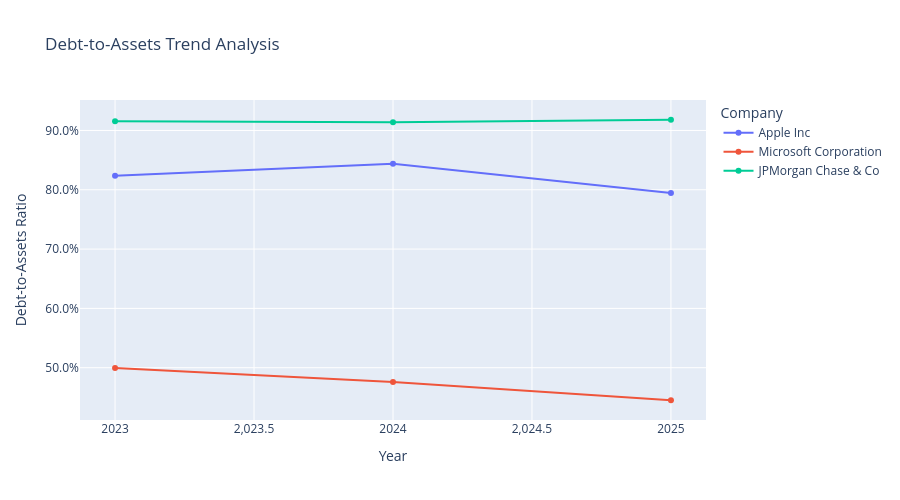

The notebook cell saved with this chart:
### Code cell
# ============================================================================
# VISUALIZATION 3: Debt-to-Assets Trend
# ============================================================================

# Create line chart
fig = px.line(
    df_sorted,
    x='year',
    y='debt_to_assets',
    color='company',
    markers=True,
    title='Debt-to-Assets Trend Analysis',
    labels={'debt_to_assets': 'Debt-to-Assets', 'year': 'Year', 'company': 'Company'}
)

fig.update_layout(
    yaxis_tickformat='.1%',
    yaxis_title='Debt-to-Assets Ratio',
    xaxis_title='Year',
    height=500
)

fig.show()

### Figure 1 — Plotly figure (JSON) as saved in the notebook; plotly's stock layout.template omitted (floating-point values rounded to 4 significant figures)
{"data": [{"hovertemplate": "Company=Apple Inc<br>Year=%{x}<br>Debt-to-Assets=%{y}<extra></extra>", "legendgroup": "Apple Inc", "line": {"color": "#636efa", "dash": "solid"}, "marker": {"symbol": "circle"}, "mode": "lines+markers", "name": "Apple Inc", "orientation": "v", "showlegend": true, "type": "scatter", "x": [2023, 2024, 2025], "xaxis": "x", "y": [0.8237, 0.844, 0.7948], "yaxis": "y"}, {"hovertemplate": "Company=Microsoft Corporation<br>Year=%{x}<br>Debt-to-Assets=%{y}<extra></extra>", "legendgroup": "Microsoft Corporation", "line": {"color": "#EF553B", "dash": "solid"}, "marker": {"symbol": "circle"}, "mode": "lines+markers", "name": "Microsoft Corporation", "orientation": "v", "showlegend": true, "type": "scatter", "x": [2023, 2024, 2025], "xaxis": "x", "y": [0.4994, 0.4758, 0.4451], "yaxis": "y"}, {"hovertemplate": "Company=JPMorgan Chase & Co<br>Year=%{x}<br>Debt-to-Assets=%{y}<extra></extra>", "legendgroup": "JPMorgan Chase & Co", "line": {"color": "#00cc96", "dash": "solid"}, "marker": {"symbol": "circle"}, "mode": "lines+markers", "name": "JPMorgan Chase & Co", "orientation": "v", "showlegend": true, "type": "scatter", "x": [2023, 2024, 2025], "xaxis": "x", "y": [0.9154, 0.9139, 0.9181], "yaxis": "y"}], "layout": {"height": 500, "legend": {"title": {"text": "Company"}, "tracegroupgap": 0}, "title": {"text": "Debt-to-Assets Trend Analysis"}, "xaxis": {"anchor": "y", "domain": [0, 1], "title": {"text": "Year"}}, "yaxis": {"anchor": "x", "domain": [0, 1], "tickformat": ".1%", "title": {"text": "Debt-to-Assets Ratio"}}}}
